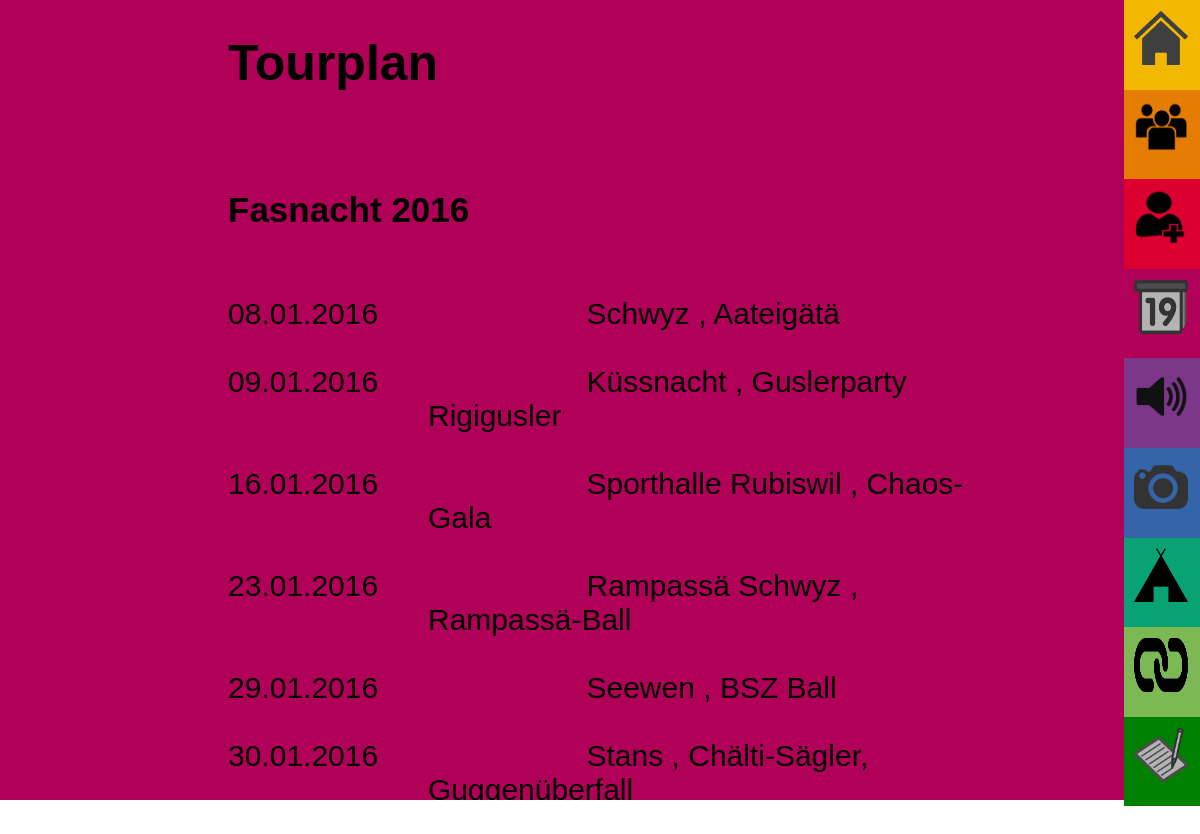
Page /tour.php on the committed database.
### tables this page shows
CREATE TABLE `fest` (
  `ID` int(11) NOT NULL,
  `datum` date NOT NULL,
  `ort` text NOT NULL,
  `festname` text NOT NULL
);

### tour.php (the view, shortened to what this page needs)
<?php
    include("dbconnect.php");
    $abfrage = "SELECT * FROM fest";
    $ergebnis = mysqli_query($verbindung, $abfrage);
?>
<html>
    <head>
        <link rel="stylesheet" href="style.css">
    </head>
    <body>
        <nav class="wuergernav">
            <a href="index.php"><div onmouseover="move(this)" onmouseout="moveback(this)" onclick="nextsite()" class="Menu symbol homesymbol" id="home"></div></a>
            <div onmouseover="move(this)" onmouseout="moveback(this)" onclick="nextsite(1)" class="Menu symbol wuergersymbol" id="wuerger"></div>
			<div onmouseover="move(this)" onmouseout="moveback(this)" onclick="nextsite(2)" class="Menu symbol mitgliedsymbol" id="mitglied"></div>
            <div class="Menu symbol toursymbol" id="tour"></div>
            <div onmouseover="move(this)" onmouseout="moveback(this)" onclick="nextsite(4)" class="Menu symbol soundsymbol" id="sound"></div>
            <div onmouseover="move(this)" onmouseout="moveback(this)" onclick="nextsite(5)" class="Menu symbol fotossymbol" id="fotos"></div>
            <div onmouseover="move(this)" onmouseout="moveback(this)" onclick="nextsite(6)" class="Menu symbol chaossymbol" id="chaosgala"></div>
            <div onmouseover="move(this)" onmouseout="moveback(this)" onclick="nextsite(7)" class="Menu symbol linkssymbol" id="links"></div>
            <div onmouseover="move(this)" onmouseout="moveback(this)" onclick="nextsite(8)" class="Menu symbol kontaktsymbol" id="kontakt"></div>
        </nav>
        <content id="tourcontent">
            <div class="inhalt">
                <h1 class="titelblack">
                Tourplan
                </h1><br /><br />
                <h2 class="ueberschriftfas">Fasnacht 2016</h2><br />
                <p class="text">
                <?php
                while($row = $ergebnis->fetch_assoc())
                    {
                        $datum =  $row['datum'];
                        $date = new DateTime($datum);
                        $datum = $date->format('d.m.Y');
                        $ort = $row['ort'];
                        $festname =  $row['festname'];
						$output = "$datum <span class=\"abstand\">$ort , $festname</span> <br /><br /> ";
						$output = utf8_encode($output);
                    echo "
                    <div class=\"tourtext\">
					$output</div>
                ";
                }
                ?>
                </p>
            </div>
        </content>
    </body>

### style.css (style rules this page uses)
html { height: 100%; margin: 0; }
body { height: 100%; margin: 0; font-family: sans-serif; position: relative; overflow: hidden; }
#home { background-color: rgb(242, 183, 1); }
#wuerger { background-color: rgb(229, 125, 4); }
#mitglied { background-color: rgb(220, 0, 48); }
#tour { background-color: rgb(177, 0, 88); }
#sound { background-color: rgb(124, 55, 138); }
#fotos { background-color: rgb(52, 101, 170); }
#chaosgala { background-color: rgb(9, 162, 117); }
#links { background-color: rgb(124, 184, 84); }
#kontakt { background-color: green; }
content { position: absolute; background-color: white; z-index: 1100; top: 0; bottom: 0; right: 0; width: 60%; overflow: auto; }
.symbol { height: 100%; width: 15%; background-size: 60% 60%; background-repeat: no-repeat; float: left; background-position: 30% 30%; }
.homesymbol { background-image: url("home.png"); }
.wuergersymbol { background-image: url("Notaewuerger.png"); }
.mitgliedsymbol { background-image: url("adduser.svg.png"); }
.toursymbol { background-image: url("tour.png"); }
.chaossymbol { background-image: url("chaos.png"); }
.linkssymbol { background-image: url("link.png"); }
.soundsymbol { background-image: url("Sound.png"); }
.fotossymbol { background-image: url("Fotos.jpg"); }
.kontaktsymbol { background-image: url("contact.png"); }
#tourcontent { overflow:auto; background-color: rgb(177, 0, 88); width: 95%; left: 0; z-index: 2; }
.wuergernav { height: 100%; width: 7.5%; position: absolute; right: 0; }
.Menu { right: -15%; height: 11.2%; position: relative; z-index: 3; font-size: 2vw; width: 100%; }
.titelblack { font-family: sans-serif; font-size: 50px; color: black; }
.inhalt { position: absolute; padding-left: 20%; width: 50%; left: 0; z-index: 2; }
a { color: blue; }
.text { font-size: 20px; font-family:sans-serif; }
.abstand { position: relative; left: 200px; }
.tourtext { font-size: 30px; font-family:sans-serif; }
.ueberschriftfas { font-family:sans-serif; font-size: 35px; }

### rows in the picture
fest: datum "08.01.2016", ort "Schwyz", festname "Aateigätä"
fest: datum "09.01.2016", ort "Küssnacht", festname "Guslerparty Rigigusler"
fest: datum "16.01.2016", ort "Sporthalle Rubiswil", festname "Chaos-Gala"
fest: datum "23.01.2016", ort "Rampassä Schwyz", festname "Rampassä-Ball"
fest: datum "29.01.2016", ort "Seewen", festname "BSZ Ball"
fest: datum "30.01.2016", ort "Stans", festname "Chälti-Sägler, Guggenüberfall"
